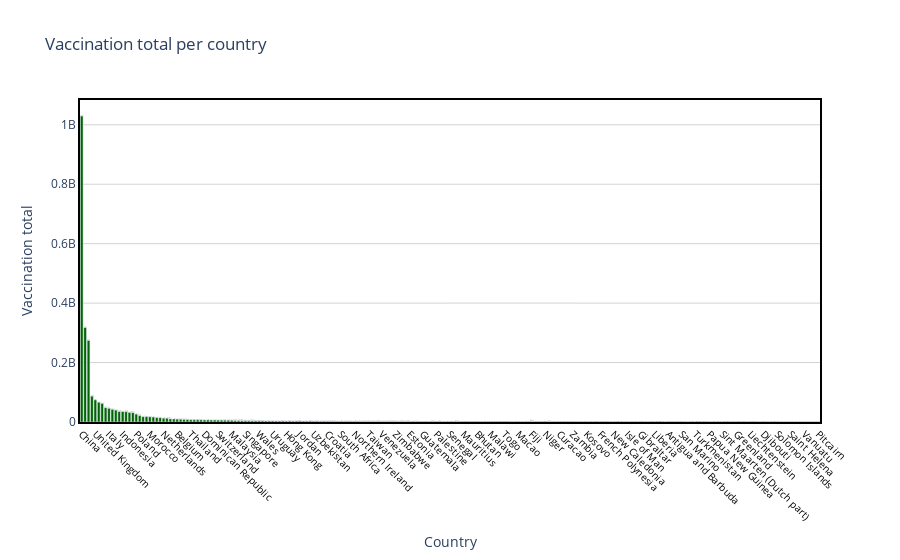

Notebook code cell kept with this figure:
### Code cell
draw_trace_bar(country_vaccine, 'Total vaccinations', 'Vaccination total per country', 'Country', 'Vaccination total', "Darkgreen" )

### Figure 1 — Plotly figure (JSON) as saved in the notebook; plotly's stock layout.template omitted (floating-point values rounded to 4 significant figures; data arrays with more than 128 entries replaced by an {"elided": "..."} marker saying what was removed)
{"data": [{"marker": {"color": "Darkgreen"}, "text": {"elided": "217 str values"}, "type": "bar", "x": {"elided": "217 str values"}, "y": {"elided": "217 int values"}}], "layout": {"hovermode": "closest", "paper_bgcolor": "rgba(0, 0, 0, 0)", "plot_bgcolor": "rgba(0, 0, 0, 0)", "title": {"text": "Vaccination total per country"}, "xaxis": {"linecolor": "black", "linewidth": 2, "mirror": true, "showline": true, "showticklabels": true, "tickangle": 45, "tickfont": {"color": "black", "size": 10}, "title": {"text": "Country"}, "zeroline": true, "zerolinecolor": "grey", "zerolinewidth": 1}, "yaxis": {"gridcolor": "lightgrey", "linecolor": "black", "linewidth": 2, "mirror": true, "showline": true, "title": {"text": "Vaccination total"}, "zeroline": true, "zerolinecolor": "grey", "zerolinewidth": 1}}}
